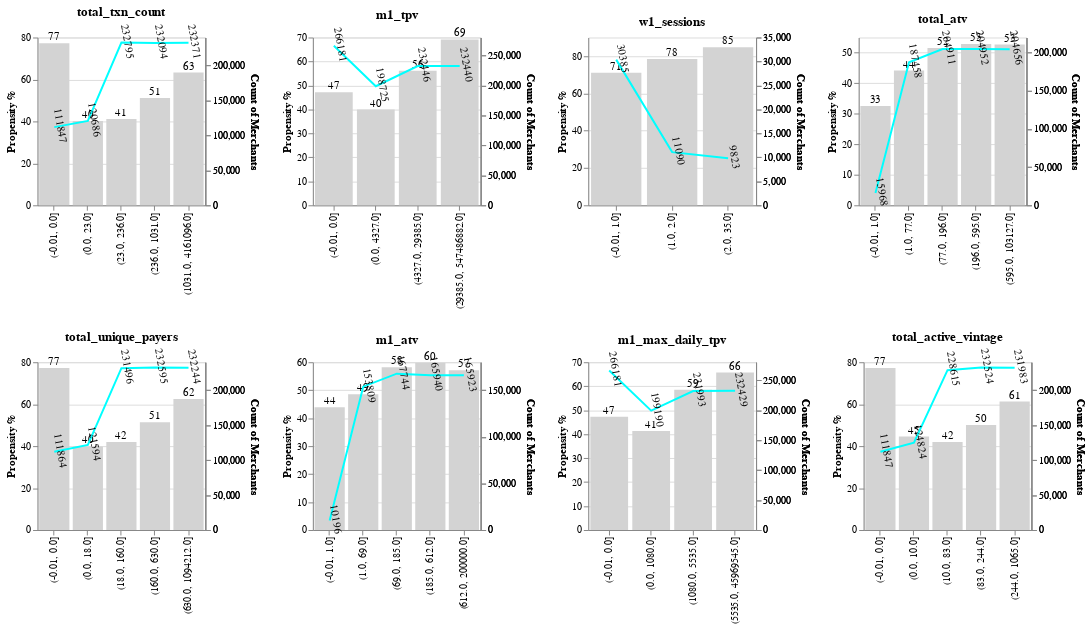

Here is the notebook cell this chart was saved with:
### Code cell
(num1|num2|num3|num4) & (num5|num6|num7|num8)

### Figure 1 — Vega-Lite specification as saved in the notebook (floating-point values rounded to 4 significant figures)
{"usermeta": {"embedOptions": {"theme": "fivethirtyeight"}}, "config": {"view": {"continuousWidth": 400, "continuousHeight": 300}}, "vconcat": [{"hconcat": [{"layer": [{"mark": {"type": "bar", "color": "lightgrey"}, "encoding": {"x": {"axis": {"title": ""}, "field": "total_txn_count", "sort": [-0.01, 0, 23, 236, 1031, 4161096], "type": "ordinal"}, "y": {"axis": {"title": "Propensity %"}, "field": "target", "type": "quantitative"}}}, {"mark": {"type": "text", "align": "center", "baseline": "middle", "dy": -6}, "encoding": {"text": {"field": "target", "format": ".0f", "type": "quantitative"}, "x": {"axis": {"title": ""}, "field": "total_txn_count", "sort": [-0.01, 0, 23, 236, 1031, 4161096], "type": "ordinal"}, "y": {"axis": {"labels": false, "ticks": false, "title": ""}, "field": "target", "type": "quantitative"}}}, {"mark": {"type": "line", "color": "aqua"}, "encoding": {"x": {"axis": {"title": ""}, "field": "total_txn_count", "sort": [-0.01, 0, 23, 236, 1031, 4161096], "type": "ordinal"}, "y": {"field": "Count of Merchants", "type": "quantitative"}}}, {"mark": {"type": "text", "align": "center", "angle": 80, "baseline": "middle", "color": "black", "dy": -6}, "encoding": {"text": {"field": "Count of Merchants", "format": ".0f", "type": "quantitative"}, "x": {"axis": {"title": ""}, "field": "total_txn_count", "sort": [-0.01, 0, 23, 236, 1031, 4161096], "type": "ordinal"}, "y": {"field": "Count of Merchants", "type": "quantitative"}}}], "data": {"name": "data-cfada58f0425b0566f6eaa294da3316b"}, "height": 170, "resolve": {"scale": {"y": "independent"}}, "title": "total_txn_count", "width": 170}, {"layer": [{"mark": {"type": "bar", "color": "lightgrey"}, "encoding": {"x": {"axis": {"title": ""}, "field": "m1_tpv", "sort": [-0.01, 0, 0, 4327, 29385, 547486882], "type": "ordinal"}, "y": {"axis": {"title": "Propensity %"}, "field": "target", "type": "quantitative"}}}, {"mark": {"type": "text", "align": "center", "baseline": "middle", "dy": -6}, "encoding": {"text": {"field": "target", "format": ".0f", "type": "quantitative"}, "x": {"axis": {"title": ""}, "field": "m1_tpv", "sort": [-0.01, 0, 0, 4327, 29385, 547486882], "type": "ordinal"}, "y": {"axis": {"labels": false, "ticks": false, "title": ""}, "field": "target", "type": "quantitative"}}}, {"mark": {"type": "line", "color": "aqua"}, "encoding": {"x": {"axis": {"title": ""}, "field": "m1_tpv", "sort": [-0.01, 0, 0, 4327, 29385, 547486882], "type": "ordinal"}, "y": {"field": "Count of Merchants", "type": "quantitative"}}}, {"mark": {"type": "text", "align": "center", "angle": 80, "baseline": "middle", "color": "black", "dy": -6}, "encoding": {"text": {"field": "Count of Merchants", "format": ".0f", "type": "quantitative"}, "x": {"axis": {"title": ""}, "field": "m1_tpv", "sort": [-0.01, 0, 0, 4327, 29385, 547486882], "type": "ordinal"}, "y": {"field": "Count of Merchants", "type": "quantitative"}}}], "data": {"name": "data-892a7a33b1c493e6cca431fe7918160f"}, "height": 170, "resolve": {"scale": {"y": "independent"}}, "title": "m1_tpv", "width": 170}, {"layer": [{"mark": {"type": "bar", "color": "lightgrey"}, "encoding": {"x": {"axis": {"title": ""}, "field": "w1_sessions", "sort": [-0.01, 1, 1, 1, 2, 35], "type": "ordinal"}, "y": {"axis": {"title": "Propensity %"}, "field": "target", "type": "quantitative"}}}, {"mark": {"type": "text", "align": "center", "baseline": "middle", "dy": -6}, "encoding": {"text": {"field": "target", "format": ".0f", "type": "quantitative"}, "x": {"axis": {"title": ""}, "field": "w1_sessions", "sort": [-0.01, 1, 1, 1, 2, 35], "type": "ordinal"}, "y": {"axis": {"labels": false, "ticks": false, "title": ""}, "field": "target", "type": "quantitative"}}}, {"mark": {"type": "line", "color": "aqua"}, "encoding": {"x": {"axis": {"title": ""}, "field": "w1_sessions", "sort": [-0.01, 1, 1, 1, 2, 35], "type": "ordinal"}, "y": {"field": "Count of Merchants", "type": "quantitative"}}}, {"mark": {"type": "text", "align": "center", "angle": 80, "baseline": "middle", "color": "black", "dy": -6}, "encoding": {"text": {"field": "Count of Merchants", "format": ".0f", "type": "quantitative"}, "x": {"axis": {"title": ""}, "field": "w1_sessions", "sort": [-0.01, 1, 1, 1, 2, 35], "type": "ordinal"}, "y": {"field": "Count of Merchants", "type": "quantitative"}}}], "data": {"name": "data-b7a2267f17b0d2be9720f5ea7b8fb9e3"}, "height": 170, "resolve": {"scale": {"y": "independent"}}, "title": "w1_sessions", "width": 170}, {"layer": [{"mark": {"type": "bar", "color": "lightgrey"}, "encoding": {"x": {"axis": {"title": ""}, "field": "total_atv", "sort": [-0.01, 1, 77, 196, 595, 103127], "type": "ordinal"}, "y": {"axis": {"title": "Propensity %"}, "field": "target", "type": "quantitative"}}}, {"mark": {"type": "text", "align": "center", "baseline": "middle", "dy": -6}, "encoding": {"text": {"field": "target", "format": ".0f", "type": "quantitative"}, "x": {"axis": {"title": ""}, "field": "total_atv", "sort": [-0.01, 1, 77, 196, 595, 103127], "type": "ordinal"}, "y": {"axis": {"labels": false, "ticks": false, "title": ""}, "field": "target", "type": "quantitative"}}}, {"mark": {"type": "line", "color": "aqua"}, "encoding": {"x": {"axis": {"title": ""}, "field": "total_atv", "sort": [-0.01, 1, 77, 196, 595, 103127], "type": "ordinal"}, "y": {"field": "Count of Merchants", "type": "quantitative"}}}, {"mark": {"type": "text", "align": "center", "angle": 80, "baseline": "middle", "color": "black", "dy": -6}, "encoding": {"text": {"field": "Count of Merchants", "format": ".0f", "type": "quantitative"}, "x": {"axis": {"title": ""}, "field": "total_atv", "sort": [-0.01, 1, 77, 196, 595, 103127], "type": "ordinal"}, "y": {"field": "Count of Merchants", "type": "quantitative"}}}], "data": {"name": "data-c8242ad98a11e5e4948e84853c86752b"}, "height": 170, "resolve": {"scale": {"y": "independent"}}, "title": "total_atv", "width": 170}]}, {"hconcat": [{"layer": [{"mark": {"type": "bar", "color": "lightgrey"}, "encoding": {"x": {"axis": {"title": ""}, "field": "total_unique_payers", "sort": [-0.01, 0, 18, 160, 630, 1094212], "type": "ordinal"}, "y": {"axis": {"title": "Propensity %"}, "field": "target", "type": "quantitative"}}}, {"mark": {"type": "text", "align": "center", "baseline": "middle", "dy": -6}, "encoding": {"text": {"field": "target", "format": ".0f", "type": "quantitative"}, "x": {"axis": {"title": ""}, "field": "total_unique_payers", "sort": [-0.01, 0, 18, 160, 630, 1094212], "type": "ordinal"}, "y": {"axis": {"labels": false, "ticks": false, "title": ""}, "field": "target", "type": "quantitative"}}}, {"mark": {"type": "line", "color": "aqua"}, "encoding": {"x": {"axis": {"title": ""}, "field": "total_unique_payers", "sort": [-0.01, 0, 18, 160, 630, 1094212], "type": "ordinal"}, "y": {"field": "Count of Merchants", "type": "quantitative"}}}, {"mark": {"type": "text", "align": "center", "angle": 80, "baseline": "middle", "color": "black", "dy": -6}, "encoding": {"text": {"field": "Count of Merchants", "format": ".0f", "type": "quantitative"}, "x": {"axis": {"title": ""}, "field": "total_unique_payers", "sort": [-0.01, 0, 18, 160, 630, 1094212], "type": "ordinal"}, "y": {"field": "Count of Merchants", "type": "quantitative"}}}], "data": {"name": "data-780acedf0141308a579d3587cd1e9ef5"}, "height": 170, "resolve": {"scale": {"y": "independent"}}, "title": "total_unique_payers", "width": 170}, {"layer": [{"mark": {"type": "bar", "color": "lightgrey"}, "encoding": {"x": {"axis": {"title": ""}, "field": "m1_atv", "sort": [-0.01, 1, 69, 185, 612, 200000], "type": "ordinal"}, "y": {"axis": {"title": "Propensity %"}, "field": "target", "type": "quantitative"}}}, {"mark": {"type": "text", "align": "center", "baseline": "middle", "dy": -6}, "encoding": {"text": {"field": "target", "format": ".0f", "type": "quantitative"}, "x": {"axis": {"title": ""}, "field": "m1_atv", "sort": [-0.01, 1, 69, 185, 612, 200000], "type": "ordinal"}, "y": {"axis": {"labels": false, "ticks": false, "title": ""}, "field": "target", "type": "quantitative"}}}, {"mark": {"type": "line", "color": "aqua"}, "encoding": {"x": {"axis": {"title": ""}, "field": "m1_atv", "sort": [-0.01, 1, 69, 185, 612, 200000], "type": "ordinal"}, "y": {"field": "Count of Merchants", "type": "quantitative"}}}, {"mark": {"type": "text", "align": "center", "angle": 80, "baseline": "middle", "color": "black", "dy": -6}, "encoding": {"text": {"field": "Count of Merchants", "format": ".0f", "type": "quantitative"}, "x": {"axis": {"title": ""}, "field": "m1_atv", "sort": [-0.01, 1, 69, 185, 612, 200000], "type": "ordinal"}, "y": {"field": "Count of Merchants", "type": "quantitative"}}}], "data": {"name": "data-9fa24c0ecd0edecbd4147d22ceb1dc1e"}, "height": 170, "resolve": {"scale": {"y": "independent"}}, "title": "m1_atv", "width": 170}, {"layer": [{"mark": {"type": "bar", "color": "lightgrey"}, "encoding": {"x": {"axis": {"title": ""}, "field": "m1_max_daily_tpv", "sort": [-0.01, 0, 0, 1080, 5535, 45969545], "type": "ordinal"}, "y": {"axis": {"title": "Propensity %"}, "field": "target", "type": "quantitative"}}}, {"mark": {"type": "text", "align": "center", "baseline": "middle", "dy": -6}, "encoding": {"text": {"field": "target", "format": ".0f", "type": "quantitative"}, "x": {"axis": {"title": ""}, "field": "m1_max_daily_tpv", "sort": [-0.01, 0, 0, 1080, 5535, 45969545], "type": "ordinal"}, "y": {"axis": {"labels": false, "ticks": false, "title": ""}, "field": "target", "type": "quantitative"}}}, {"mark": {"type": "line", "color": "aqua"}, "encoding": {"x": {"axis": {"title": ""}, "field": "m1_max_daily_tpv", "sort": [-0.01, 0, 0, 1080, 5535, 45969545], "type": "ordinal"}, "y": {"field": "Count of Merchants", "type": "quantitative"}}}, {"mark": {"type": "text", "align": "center", "angle": 80, "baseline": "middle", "color": "black", "dy": -6}, "encoding": {"text": {"field": "Count of Merchants", "format": ".0f", "type": "quantitative"}, "x": {"axis": {"title": ""}, "field": "m1_max_daily_tpv", "sort": [-0.01, 0, 0, 1080, 5535, 45969545], "type": "ordinal"}, "y": {"field": "Count of Merchants", "type": "quantitative"}}}], "data": {"name": "data-5c38e1c6d16389dec6c1b05d7ed78b67"}, "height": 170, "resolve": {"scale": {"y": "independent"}}, "title": "m1_max_daily_tpv", "width": 170}, {"layer": [{"mark": {"type": "bar", "color": "lightgrey"}, "encoding": {"x": {"axis": {"title": ""}, "field": "total_active_vintage", "sort": [-0.01, 0, 10, 83, 244, 1065], "type": "ordinal"}, "y": {"axis": {"title": "Propensity %"}, "field": "target", "type": "quantitative"}}}, {"mark": {"type": "text", "align": "center", "baseline": "middle", "dy": -6}, "encoding": {"text": {"field": "target", "format": ".0f", "type": "quantitative"}, "x": {"axis": {"title": ""}, "field": "total_active_vintage", "sort": [-0.01, 0, 10, 83, 244, 1065], "type": "ordinal"}, "y": {"axis": {"labels": false, "ticks": false, "title": ""}, "field": "target", "type": "quantitative"}}}, {"mark": {"type": "line", "color": "aqua"}, "encoding": {"x": {"axis": {"title": ""}, "field": "total_active_vintage", "sort": [-0.01, 0, 10, 83, 244, 1065], "type": "ordinal"}, "y": {"field": "Count of Merchants", "type": "quantitative"}}}, {"mark": {"type": "text", "align": "center", "angle": 80, "baseline": "middle", "color": "black", "dy": -6}, "encoding": {"text": {"field": "Count of Merchants", "format": ".0f", "type": "quantitative"}, "x": {"axis": {"title": ""}, "field": "total_active_vintage", "sort": [-0.01, 0, 10, 83, 244, 1065], "type": "ordinal"}, "y": {"field": "Count of Merchants", "type": "quantitative"}}}], "data": {"name": "data-7a87ae9d513f2ead5478242da66625de"}, "height": 170, "resolve": {"scale": {"y": "independent"}}, "title": "total_active_vintage", "width": 170}]}], "$schema": "https://vega.github.io/schema/vega-lite/v4.17.0.json", "datasets": {"data-cfada58f0425b0566f6eaa294da3316b": [{"total_txn_count": "(-0.01, 0.0]", "target": 77.3, "Count of Merchants": 111847}, {"total_txn_count": "(0.0, 23.0]", "target": 40.22, "Count of Merchants": 120686}, {"total_txn_count": "(23.0, 236.0]", "target": 41.11, "Count of Merchants": 232795}, {"total_txn_count": "(236.0, 1031.0]", "target": 51.12, "Count of Merchants": 232094}, {"total_txn_count": "(1031.0, 4161096.0]", "target": 63.29, "Count of Merchants": 232371}], "data-892a7a33b1c493e6cca431fe7918160f": [{"m1_tpv": "(-0.01, 0.0]", "target": 47.21, "Count of Merchants": 266181}, {"m1_tpv": "(0.0, 4327.0]", "target": 39.93, "Count of Merchants": 198725}, {"m1_tpv": "(4327.0, 29385.0]", "target": 56.15, "Count of Merchants": 232446}, {"m1_tpv": "(29385.0, 547486882.0]", "target": 69.22, "Count of Merchants": 232440}], "data-b7a2267f17b0d2be9720f5ea7b8fb9e3": [{"w1_sessions": "(-0.01, 1.0]", "target": 71.06, "Count of Merchants": 30385}, {"w1_sessions": "(1.0, 2.0]", "target": 78.45, "Count of Merchants": 11090}, {"w1_sessions": "(2.0, 35.0]", "target": 84.82, "Count of Merchants": 9823}], "data-c8242ad98a11e5e4948e84853c86752b": [{"total_atv": "(-0.01, 1.0]", "target": 32.51, "Count of Merchants": 15968}, {"total_atv": "(1.0, 77.0]", "target": 44.16, "Count of Merchants": 187458}, {"total_atv": "(77.0, 196.0]", "target": 51.58, "Count of Merchants": 204911}, {"total_atv": "(196.0, 595.0]", "target": 52.9, "Count of Merchants": 204952}, {"total_atv": "(595.0, 103127.0]", "target": 52.71, "Count of Merchants": 204656}], "data-780acedf0141308a579d3587cd1e9ef5": [{"total_unique_payers": "(-0.01, 0.0]", "target": 77.29, "Count of Merchants": 111864}, {"total_unique_payers": "(0.0, 18.0]", "target": 39.86, "Count of Merchants": 121594}, {"total_unique_payers": "(18.0, 160.0]", "target": 41.92, "Count of Merchants": 231496}, {"total_unique_payers": "(160.0, 630.0]", "target": 51.34, "Count of Merchants": 232595}, {"total_unique_payers": "(630.0, 1094212.0]", "target": 62.45, "Count of Merchants": 232244}], "data-9fa24c0ecd0edecbd4147d22ceb1dc1e": [{"m1_atv": "(-0.01, 1.0]", "target": 43.89, "Count of Merchants": 10196}, {"m1_atv": "(1.0, 69.0]", "target": 48.53, "Count of Merchants": 153809}, {"m1_atv": "(69.0, 185.0]", "target": 58.19, "Count of Merchants": 167744}, {"m1_atv": "(185.0, 612.0]", "target": 59.81, "Count of Merchants": 165940}, {"m1_atv": "(612.0, 200000.0]", "target": 57.12, "Count of Merchants": 165923}], "data-5c38e1c6d16389dec6c1b05d7ed78b67": [{"m1_max_daily_tpv": "(-0.01, 0.0]", "target": 47.21, "Count of Merchants": 266181}, {"m1_max_daily_tpv": "(0.0, 1080.0]", "target": 41.33, "Count of Merchants": 199190}, {"m1_max_daily_tpv": "(1080.0, 5535.0]", "target": 58.51, "Count of Merchants": 231993}, {"m1_max_daily_tpv": "(5535.0, 45969545.0]", "target": 65.68, "Count of Merchants": 232429}], "data-7a87ae9d513f2ead5478242da66625de": [{"total_active_vintage": "(-0.01, 0.0]", "target": 77.3, "Count of Merchants": 111847}, {"total_active_vintage": "(0.0, 10.0]", "target": 44.59, "Count of Merchants": 124824}, {"total_active_vintage": "(10.0, 83.0]", "target": 41.91, "Count of Merchants": 228615}, {"total_active_vintage": "(83.0, 244.0]", "target": 50.08, "Count of Merchants": 232524}, {"total_active_vintage": "(244.0, 1065.0]", "target": 61.22, "Count of Merchants": 231983}]}}
